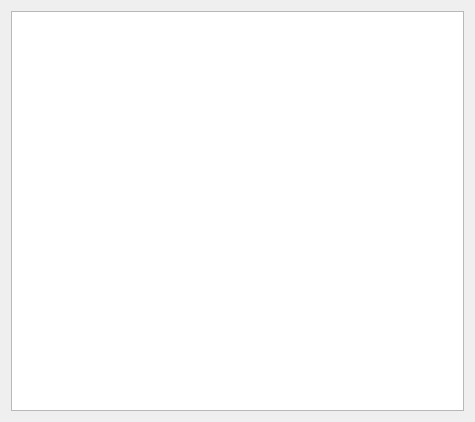
<?xml version="1.0" encoding="UTF-8"?>
<ui version="4.0">
 <class>ListPlanOper</class>
 <widget class="QWidget" name="ListPlanOper">
  <property name="geometry">
   <rect>
    <x>0</x>
    <y>0</y>
    <width>475</width>
    <height>422</height>
   </rect>
  </property>
  <property name="windowTitle">
   <string>Form</string>
  </property>
  <layout class="QVBoxLayout" name="verticalLayout">
   <item>
    <widget class="QTreeView" name="tableView"/>
   </item>
  </layout>
 </widget>
 <resources/>
 <connections/>
</ui>
